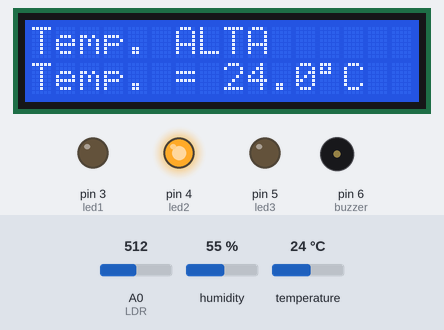
Bench run of a sketch on a simulated Arduino Uno, built with avr-gcc and run on an emulated ATmega328P. On the bench: 16×2 character LCD, output pins drawn as LEDs (lit = HIGH), buzzer (waves = sounding, pin HIGH). The test bench sets the inputs (shaded band); at power-on: humidity 55 %, A0 (LDR) = 512, temperature 24 °C. What the sketch prints to the serial monitor is not drawn.

Above: at 2.2 s.
2.3 s: humidity set to 46 %
At 4.6 s:
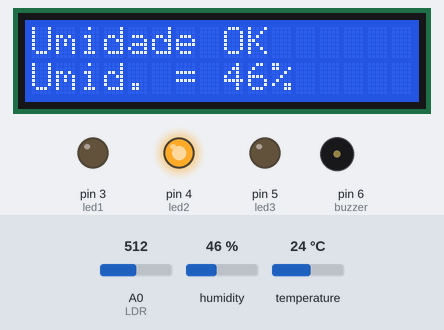
5.3 s: humidity set to 43 %
8.3 s: humidity set to 88 %
At 10.7 s:
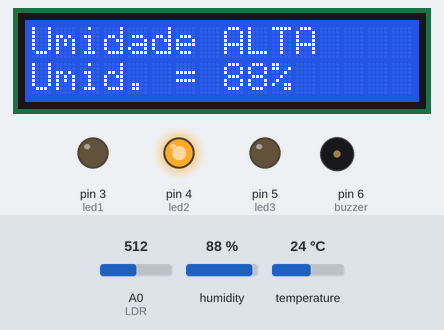
11.3 s: A0 (LDR) set to 529
At 13.2 s:
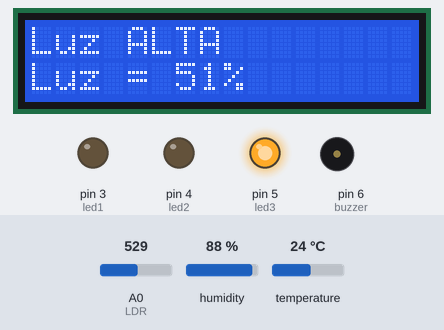
14.3 s: humidity set to 72 %
At 16.8 s:
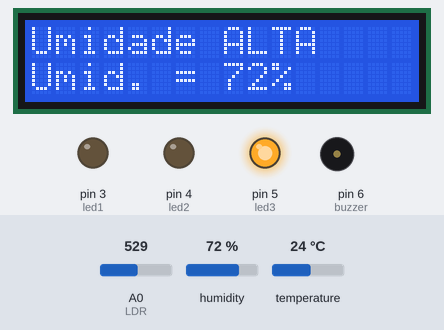
17.3 s: humidity set to 69 %
Timing chart, 0 to 20.3 s (numbered marks = the images above; inputs shaded):
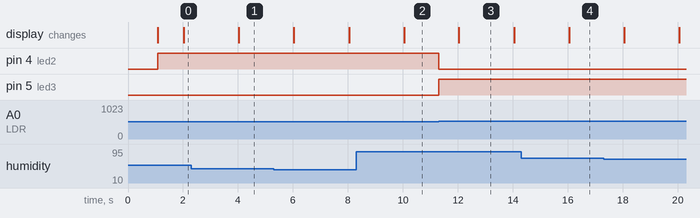

The sketch:

main.ino
```cpp
  #include <Wire.h>
#include <LiquidCrystal_I2C.h>
#include <Adafruit_Sensor.h>
#include <DHT.h>
#include <DHT_U.h>

// === LCD ===
LiquidCrystal_I2C lcd(0x27, 16, 2);

// === Pinos ===
#define led1 3
#define led2 4
#define led3 5
#define buzzer 6
#define LDR A0
#define DHTPIN 2
#define DHTTYPE DHT11

// === Objetos e variáveis ===
DHT_Unified dht(DHTPIN, DHTTYPE);
uint32_t delayMS;

unsigned long previousDHTMillis = 0;
unsigned long previousBuzzerMillis = 0;
unsigned long previousLCDMillis = 0;

bool buzzerAtivo = false;
int lcdPagina = 0;

float temperatura = 0;
float umidade = 0;
int luz = 0;

void setup() {
  pinMode(led1, OUTPUT);
  pinMode(led2, OUTPUT);
  pinMode(led3, OUTPUT);
  pinMode(buzzer, OUTPUT);
  pinMode(LDR, INPUT);

  dht.begin();
  sensor_t sensor;
  dht.temperature().getSensor(&sensor);
  delayMS = sensor.min_delay / 1000;

  lcd.init();
  lcd.backlight();
  lcd.clear();
  lcd.setCursor(0, 0);
  lcd.print("Sistema Iniciado");
  delay(1000);
  lcd.clear();
  Serial.begin(9600);
}

void loop() {
  unsigned long currentMillis = millis();

  // Leitura do LDR e inversão para % correto (0 escuro, 100 claro)
  int ldr = analogRead(LDR);
  luz = map(ldr, 0, 1023, 0, 100);
  Serial.println(luz);

  // Controle LEDs e buzzer (igual antes)
  if (luz <= 20) {
    digitalWrite(led1, HIGH);
    digitalWrite(led2, LOW);
    digitalWrite(led3, LOW);
    digitalWrite(buzzer, LOW);
    buzzerAtivo = false;
  } else if (luz <= 50) {
    digitalWrite(led1, LOW);
    digitalWrite(led2, HIGH);
    digitalWrite(led3, LOW);
    digitalWrite(buzzer, LOW);
    buzzerAtivo = false;
  } else if (luz <= 65) {
    digitalWrite(led1, LOW);
    digitalWrite(led2, LOW);
    digitalWrite(led3, HIGH);
    digitalWrite(buzzer, LOW);
    buzzerAtivo = false;
  } else {
    digitalWrite(led1, LOW);
    digitalWrite(led2, LOW);
    digitalWrite(led3, HIGH);

    if (!buzzerAtivo) {
      digitalWrite(buzzer, HIGH);
      previousBuzzerMillis = currentMillis;
      buzzerAtivo = true;
    }
  }
  if (buzzerAtivo && (currentMillis - previousBuzzerMillis >= 3000)) {
    digitalWrite(buzzer, LOW);
    buzzerAtivo = false;
  }

  // Leitura do sensor DHT22 com intervalo
  if (currentMillis - previousDHTMillis >= delayMS) {
    previousDHTMillis = currentMillis;

    sensors_event_t event;
    dht.temperature().getEvent(&event);
    if (!isnan(event.temperature)) {
      temperatura = event.temperature;
    }
    dht.humidity().getEvent(&event);
    if (!isnan(event.relative_humidity)) {
      umidade = event.relative_humidity;
    }
  }

  // Controle do LCD para mostrar as páginas com mensagens customizadas
  if (currentMillis - previousLCDMillis >= 2000) {
    previousLCDMillis = currentMillis;
    lcd.clear();

    if (lcdPagina == 0) {
      // Temperatura
      lcd.setCursor(0, 0);
      if (temperatura <= 10) {
        lcd.print("Temp. BAIXA");
      } else if (temperatura <= 15) {
        lcd.print("Temperatura OK");
      } else {
        lcd.print("Temp. ALTA");
      }

      lcd.setCursor(0, 1);
      lcd.print("Temp. = ");
      lcd.print(temperatura, 1);
      lcd.print((char)223);
      lcd.print("C");

      lcdPagina = 1;

    } else if (lcdPagina == 1) {
      // Umidade
      lcd.setCursor(0, 0);
      if (umidade < 45) {
        lcd.print("Umidade BAIXA");
      } else if (umidade <= 70) {
        lcd.print("Umidade OK");
      } else {
        lcd.print("Umidade ALTA");
      }

      lcd.setCursor(0, 1);
      lcd.print("Umid. = ");
      lcd.print(umidade, 0);
      lcd.print("%");

      lcdPagina = 2;

    } else {
      // Luz
      lcd.setCursor(0, 0);
      if (luz <= 30) {
        lcd.print("Luz BAIXA");
      } else if (luz <= 50) {
        lcd.print("Luz OK");
      } else {
        lcd.print("Luz ALTA");
      }

      lcd.setCursor(0, 1);
      lcd.print("Luz = ");
      lcd.print(luz);
      lcd.print("%");

      lcdPagina = 0;
    }
  }
}
```

Measured:
- the behaviour switches between 521 and 522 on A0 (LDR) (found by bisection; images 2 and 3)
- after the input at 2.3 s, the display: changes after 1.7 s (image 1)
- after the input at 8.3 s, the display: changes after 1.7 s (image 2)
- after the input at 11.3 s, pin 4 (led2): HIGH → LOW at once; pin 5 (led3): LOW → HIGH at once; the display: changes after 0.74 s (image 3)
- after the input at 14.3 s, the display: changes after 1.8 s (image 4)
- what the display in image 3 shows lasts 2.1 s, from 12.0 s to 14.1 s
